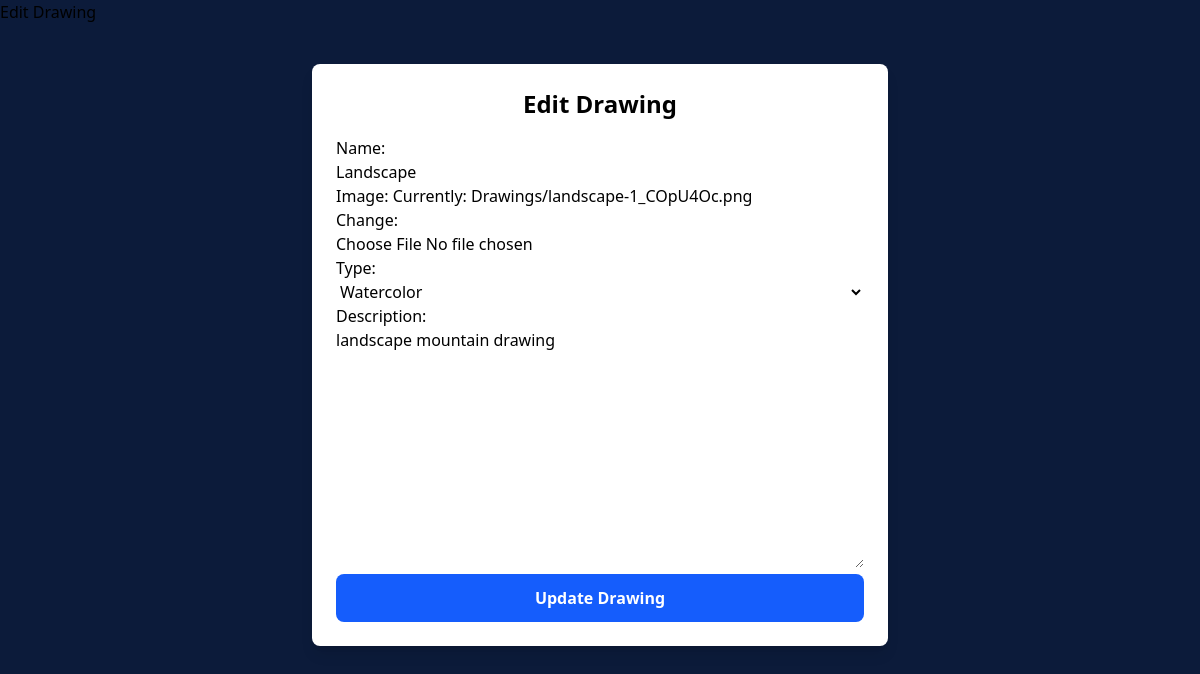
The page /Drawings/24/edit/ on the database its author committed.
### Drawings/models.py (models this page shows, shortened)
class AllDrawing(models.Model):
    DRAWING_TYLE_CHOICES = [
        ('Pencil', 'Pencil'),
        ('Charcoal', 'Charcoal'),
        ('Watercolor', 'Watercolor'),
        ('Oil', 'Oil'),
        ('Acrylic', 'Acrylic'),
        ('Digital', 'Digital'),
        ('Mixed Media', 'Mixed Media'),
        ('Soft-Pastels', 'Soft-Pastels'),
    ]
    name = models.CharField(max_length=100)
    image = models.ImageField(upload_to='Drawings/')
    date_added = models.DateTimeField(default=timezone.now)
    type = models.CharField(max_length=50, choices=DRAWING_TYLE_CHOICES)
    description = models.TextField(default='')

### Drawings/views.py (the view)
# urls.py: path('<int:drawing_id>/edit/', views.edit_drawing, name='edit_drawing'),
def edit_drawing(request, drawing_id):
    drawing = get_object_or_404(AllDrawing, pk=drawing_id)
    if request.method == 'POST':
        form = AllDrawingForm(request.POST, request.FILES, instance=drawing)
        if form.is_valid():
            form.save()
            return redirect('all_drawings')
    else:
        form = AllDrawingForm(instance=drawing)
    return render(request, 'Drawings/edit_drawing.html', {'form': form, 'drawing': drawing})

### Drawings/forms.py
class AllDrawingForm(forms.ModelForm):
    class Meta:
        model = AllDrawing
        fields = ['name', 'image', 'type', 'description']
        widgets = {
            'name': forms.TextInput(attrs={'class': 'form-input w-full'}),
            'image': forms.ClearableFileInput(attrs={'class': 'form-input w-full'}),
            'type': forms.Select(attrs={'class': 'form-select w-full'}),
            'description': forms.Textarea(attrs={'class': 'form-textarea w-full'}),
        }

### Drawings/templates/drawings/edit_drawing.html (shortened to what this page needs)
{% extends 'layout.html' %}
{% block content %}
<div class="max-w-xl mx-auto mt-10 p-6 bg-white shadow-lg rounded-lg">
  <h2 class="text-2xl font-bold mb-4 text-center">Edit Drawing</h2>
  <form method="POST" enctype="multipart/form-data" class="space-y-4">
    {{ form.as_p }}
    <button type="submit"
            class="w-full bg-blue-600 hover:bg-blue-700 text-white font-semibold py-2 px-4 rounded-lg">
      Update Drawing
    </button>
  </form>
</div>
{% endblock %}

### rows shown on the page
AllDrawing: name "Landscape", type "Watercolor", description "landscape mountain drawing"
